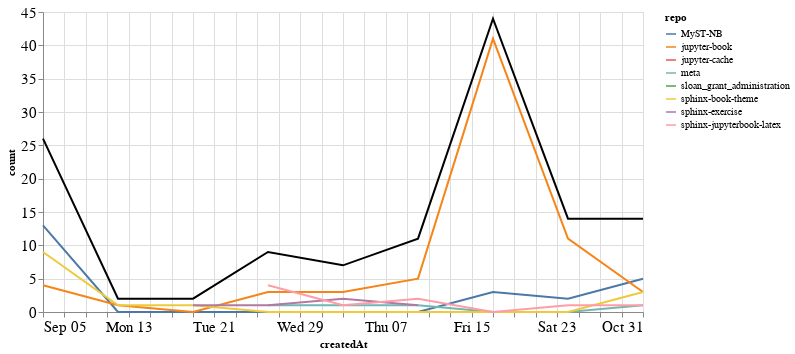

The code cell stored with this chart in its notebook:
### Markdown cell above
### Comments

### Code cell
comments_time = comments.groupby('repo').resample('W', on='createdAt').count()['author'].reset_index()
comments_time = comments_time.rename(columns={'author': 'count'})
comments_time_total = comments_time.groupby('createdAt').agg({"count": "sum"}).reset_index()
ch1 = alt.Chart(comments_time, width=600).mark_line().encode(
    x='createdAt',
    y='count',
    color='repo',
    tooltip="repo"
)

ch2 = alt.Chart(comments_time_total, width=600).mark_line(color="black").encode(
    x='createdAt',
    y='count',
)

ch1 + ch2

### Figure 1 — Vega-Lite specification as saved in the notebook (floating-point values rounded to 4 significant figures)
{"config": {"axisLeft": {"labelFontSize": 15}, "axisBottom": {"labelFontSize": 15}}, "layer": [{"data": {"name": "data-54026a42864a2150c256d76a9d0b5a72"}, "mark": "line", "encoding": {"color": {"type": "nominal", "field": "repo"}, "tooltip": {"type": "nominal", "field": "repo"}, "x": {"type": "temporal", "field": "createdAt"}, "y": {"type": "quantitative", "field": "count"}}, "width": 600}, {"data": {"name": "data-aedfecef9fa61f38dce8c7dc1f9af4e4"}, "mark": {"type": "line", "color": "black"}, "encoding": {"x": {"type": "temporal", "field": "createdAt"}, "y": {"type": "quantitative", "field": "count"}}, "width": 600}], "$schema": "https://vega.github.io/schema/vega-lite/v4.8.1.json", "datasets": {"data-54026a42864a2150c256d76a9d0b5a72": [{"repo": "MyST-NB", "createdAt": "2021-09-05T00:00:00", "count": 13}, {"repo": "MyST-NB", "createdAt": "2021-09-12T00:00:00", "count": 0}, {"repo": "MyST-NB", "createdAt": "2021-09-19T00:00:00", "count": 0}, {"repo": "MyST-NB", "createdAt": "2021-09-26T00:00:00", "count": 0}, {"repo": "MyST-NB", "createdAt": "2021-10-03T00:00:00", "count": 0}, {"repo": "MyST-NB", "createdAt": "2021-10-10T00:00:00", "count": 0}, {"repo": "MyST-NB", "createdAt": "2021-10-17T00:00:00", "count": 3}, {"repo": "MyST-NB", "createdAt": "2021-10-24T00:00:00", "count": 2}, {"repo": "MyST-NB", "createdAt": "2021-10-31T00:00:00", "count": 5}, {"repo": "jupyter-book", "createdAt": "2021-09-05T00:00:00", "count": 4}, {"repo": "jupyter-book", "createdAt": "2021-09-12T00:00:00", "count": 1}, {"repo": "jupyter-book", "createdAt": "2021-09-19T00:00:00", "count": 0}, {"repo": "jupyter-book", "createdAt": "2021-09-26T00:00:00", "count": 3}, {"repo": "jupyter-book", "createdAt": "2021-10-03T00:00:00", "count": 3}, {"repo": "jupyter-book", "createdAt": "2021-10-10T00:00:00", "count": 5}, {"repo": "jupyter-book", "createdAt": "2021-10-17T00:00:00", "count": 41}, {"repo": "jupyter-book", "createdAt": "2021-10-24T00:00:00", "count": 11}, {"repo": "jupyter-book", "createdAt": "2021-10-31T00:00:00", "count": 3}, {"repo": "jupyter-cache", "createdAt": "2021-10-31T00:00:00", "count": 1}, {"repo": "meta", "createdAt": "2021-09-26T00:00:00", "count": 1}, {"repo": "meta", "createdAt": "2021-10-03T00:00:00", "count": 1}, {"repo": "meta", "createdAt": "2021-10-10T00:00:00", "count": 1}, {"repo": "meta", "createdAt": "2021-10-17T00:00:00", "count": 0}, {"repo": "meta", "createdAt": "2021-10-24T00:00:00", "count": 0}, {"repo": "meta", "createdAt": "2021-10-31T00:00:00", "count": 1}, {"repo": "sloan_grant_administration", "createdAt": "2021-10-10T00:00:00", "count": 2}, {"repo": "sphinx-book-theme", "createdAt": "2021-09-05T00:00:00", "count": 9}, {"repo": "sphinx-book-theme", "createdAt": "2021-09-12T00:00:00", "count": 1}, {"repo": "sphinx-book-theme", "createdAt": "2021-09-19T00:00:00", "count": 1}, {"repo": "sphinx-book-theme", "createdAt": "2021-09-26T00:00:00", "count": 0}, {"repo": "sphinx-book-theme", "createdAt": "2021-10-03T00:00:00", "count": 0}, {"repo": "sphinx-book-theme", "createdAt": "2021-10-10T00:00:00", "count": 0}, {"repo": "sphinx-book-theme", "createdAt": "2021-10-17T00:00:00", "count": 0}, {"repo": "sphinx-book-theme", "createdAt": "2021-10-24T00:00:00", "count": 0}, {"repo": "sphinx-book-theme", "createdAt": "2021-10-31T00:00:00", "count": 3}, {"repo": "sphinx-exercise", "createdAt": "2021-09-19T00:00:00", "count": 1}, {"repo": "sphinx-exercise", "createdAt": "2021-09-26T00:00:00", "count": 1}, {"repo": "sphinx-exercise", "createdAt": "2021-10-03T00:00:00", "count": 2}, {"repo": "sphinx-exercise", "createdAt": "2021-10-10T00:00:00", "count": 1}, {"repo": "sphinx-jupyterbook-latex", "createdAt": "2021-09-26T00:00:00", "count": 4}, {"repo": "sphinx-jupyterbook-latex", "createdAt": "2021-10-03T00:00:00", "count": 1}, {"repo": "sphinx-jupyterbook-latex", "createdAt": "2021-10-10T00:00:00", "count": 2}, {"repo": "sphinx-jupyterbook-latex", "createdAt": "2021-10-17T00:00:00", "count": 0}, {"repo": "sphinx-jupyterbook-latex", "createdAt": "2021-10-24T00:00:00", "count": 1}, {"repo": "sphinx-jupyterbook-latex", "createdAt": "2021-10-31T00:00:00", "count": 1}], "data-aedfecef9fa61f38dce8c7dc1f9af4e4": [{"createdAt": "2021-09-05T00:00:00", "count": 26}, {"createdAt": "2021-09-12T00:00:00", "count": 2}, {"createdAt": "2021-09-19T00:00:00", "count": 2}, {"createdAt": "2021-09-26T00:00:00", "count": 9}, {"createdAt": "2021-10-03T00:00:00", "count": 7}, {"createdAt": "2021-10-10T00:00:00", "count": 11}, {"createdAt": "2021-10-17T00:00:00", "count": 44}, {"createdAt": "2021-10-24T00:00:00", "count": 14}, {"createdAt": "2021-10-31T00:00:00", "count": 14}]}}
